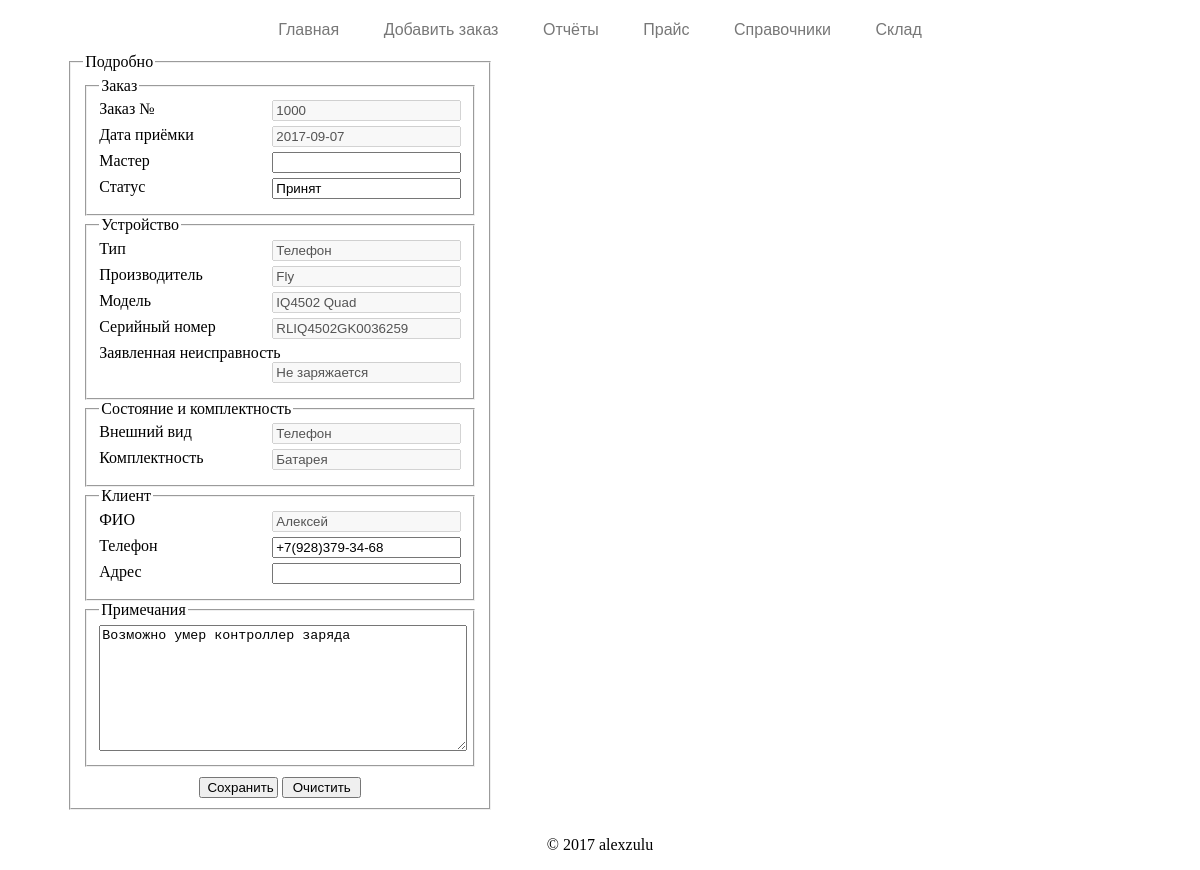
/?page=detail&id=1000, run on the app's committed database.
### tables this page shows
CREATE TABLE IF NOT EXISTS `orders` (
  `id` int(11) NOT NULL DEFAULT '1000',
  `status` text NOT NULL,
  `date_in` date NOT NULL,
  `date_out` date NOT NULL,
  `remonter` text NOT NULL,
  `device` text NOT NULL,
  `firm` text NOT NULL,
  `model` text NOT NULL,
  `serial_number` text NOT NULL,
  `reason` text NOT NULL,
  `equipment` text NOT NULL,
  `client_name` text NOT NULL,
  `client_phone` text NOT NULL,
  `client_addres` text NOT NULL,
  `notes` text NOT NULL,
  `expenses` int(11) NOT NULL,
  `cost` int(11) NOT NULL,
  PRIMARY KEY (`id`)
);

### content/detail.php (the view, shortened to what this page needs)
<?php
	$id = $_GET['id'];
	$order = mysqli_query($db, "SELECT * FROM `orders` `id` WHERE `id` = $id") or die ("Проблема при подключении к БД");
	$row = mysqli_fetch_assoc($order);
	$status = $row['status'];
	$date_in = $row['date_in'];
	$device = $row['device'];
	$firm = $row['firm'];
	$model = $row['model'];
	$serial_number = $row['serial_number'];
	$reason = $row['reason'];
	$equipment = $row['equipment'];
	$client_name = $row['client_name'];
	$client_phone = $row['client_phone'];
	$client_addres = $row['client_addres'];
	$notes = $row['notes'];
?>
<form method="GET" action="inc/send.php">
	<div class="detail_form">
	<fieldset>
	<legend>Подробно</legend>
	<fieldset>
	<legend>Заказ</legend>
	<div class="field">
		<label for="order_number">Заказ №</label>
		<input disabled id="order_number" name="order_number" value="<?php echo $id;?>" class="detail_form" />
	</div>
	<div class="field">
		<label for="date_in">Дата приёмки</label>
		<input disabled type="text" list="date_in" name="date_in" value="<?php echo $date_in;?>" class="detail_form" />
	</div>
	<div class="field">
		<label for="remonter">Мастер</label>
		<input type="text" list="remonter" name="remonter" class="detail_form" />
	</div>
	<div class="field">
		<label for="status">Статус</label>
		<input required type="text" list="status" name="status" class="detail_form" value="<?php echo $status;?>" />
	</div>
	</fieldset>
	<fieldset>
	<legend>Устройство</legend>
	<div class="field">
		<label for="device">Тип</label>
		<input disabled type="text" name="device" class="detail_form" value="<?php echo $device;?>" />
	</div>
	<div class="field">
		<label for="company">Производитель</label>
		<input disabled type="text" name="company" class="detail_form" value="<?php echo $firm;?>" />
	</div>
	<div class="field">
		<label>Модель</label>
		<input disabled type="text" name="model" class="detail_form" value="<?php echo $model;?>" />
	</div>
	<div class="field">
		<label>Серийный номер</label>
		<input disabled type="text" id="serial_number" name="serial_number" class="detail_form" value="<?php echo $serial_number;?>" />
	</div>
	<div class="field">
		<label>Заявленная неисправность</label>
		<input disabled type="text" name="reason" class="detail_form" value="<?php echo $reason;?>" />
	</div>
	</fieldset>
	<fieldset>
	<legend>Состояние и комплектность</legend>
	<div class="field">
		<label>Внешний вид</label>
		<input disabled type="text" name="review" class="detail_form" value="<?php echo $device;?>" />
	</div>
	<div class="field">
		<label>Комплектность</label>
		<input disabled type="text" name="equipment" class="detail_form" value="<?php echo $equipment;?>" />
	</div>
	</fieldset>
	<fieldset>
	<legend>Клиент</legend>
	<div class="field">
		<label>ФИО</label>
		<input disabled type="text" name="client_name" class="detail_form" value="<?php echo $client_name;?>" />
	</div>
	<div class="field">
		<label>Телефон</label>
		<input type="text" name="client_phone" class="detail_form" value="<?php echo $client_phone;?>" />
	</div>
	<div class="field">
		<label>Адрес</label>
		<input type="text" name="client_addres" class="detail_form" value="<?php echo $client_addres;?>" />
	</div>
	</fieldset>
	<fieldset>
	<legend>Примечания</legend>
	<div class="field">
		<textarea name="description" class="detail_form"><?php echo $notes;?></textarea>
	</div>
	</fieldset>
	<div align="center">
		<input class="detail_form_button" type="submit" value="Сохранить" />
		<input class="detail_form_button" type="reset" value="Очистить" />
	</div>
	</fieldset>
</form>

### css/style.css (style rules this page uses)
form { padding: 0px; margin: auto; background-color: white; padding-bottom: 10px; }
.field { clear:both; text-align:right; }
label { float:left; }
.detail_form { width: 40%; }
input.detail_form { width: 50%; margin-bottom: 5px; }
textarea.detail_form { width: 100%; height: 120px; }
input.detail_form_button { margin-top: 10px; width: 20%; }

### data on the page
orders: date_in "2017-09-07", status "Принят", device "Телефон", company "Fly", model "IQ4502 Quad", serial_number "RLIQ4502GK0036259", reason "Не заряжается", review "Телефон", equipment "Батарея", client_name "Алексей", client_phone "+7(928)379-34-68", description "Возможно умер контроллер заряда"
